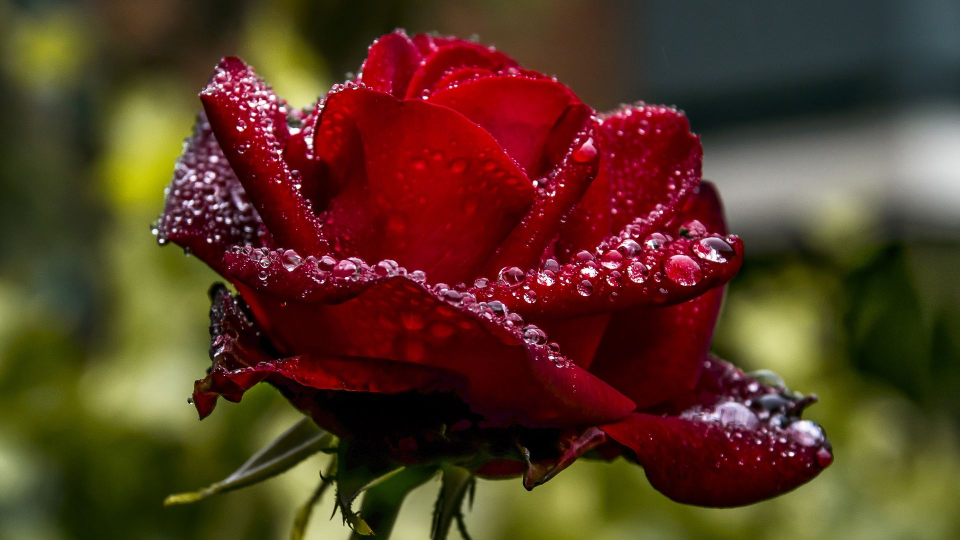
#> input picture BAIKTCUOIKY/img3.jpg, 1920 x 1080 px, given in place of dalat.jpg, which was not available (shown at 1/2 size)
$ jupyter execute --allow-errors LAB04.ipynb
#> lines starting #> are read from the running program, lines starting #| are printed output that depends on the picture; after the words box and inside, x2 and y2 are one past the last pixel; in counts of white or black regions, pixels touching at a corner belong together; pictures that were not available may be replaced by others from this repository, and a replacement may not be noted
[cell 1]
from PIL import Image
import numpy as np
import matplotlib.pylab as plt
from skimage.filters.thresholding import threshold_otsu

# Mở ảnh xám
data = Image.open(r"C:\Users\dat21\dalat.jpg").convert('L')
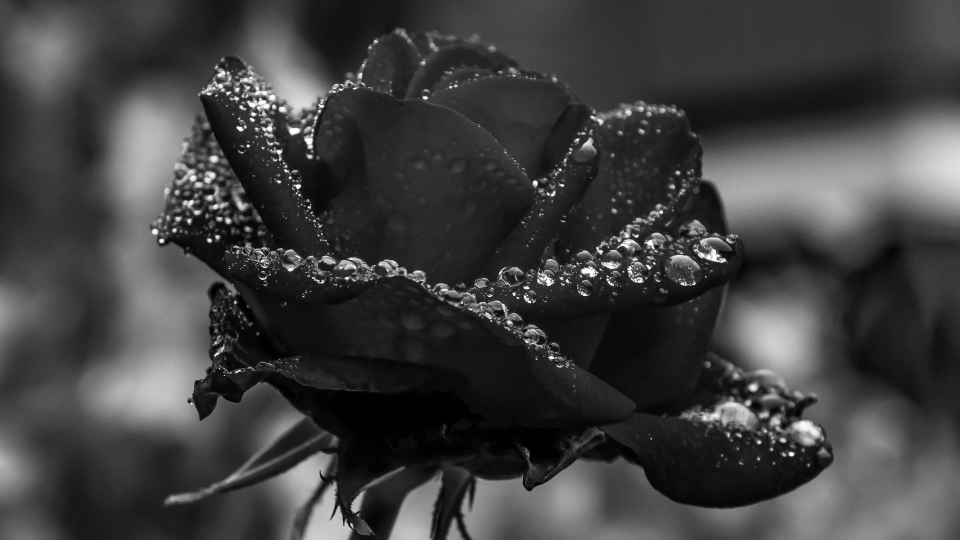
#> data: PIL image 1920x1080 L (shown at 1/2 size); min 0, max 255, mean 63.2
a = np.asarray(data)

roi = a[0:400, 0:500]
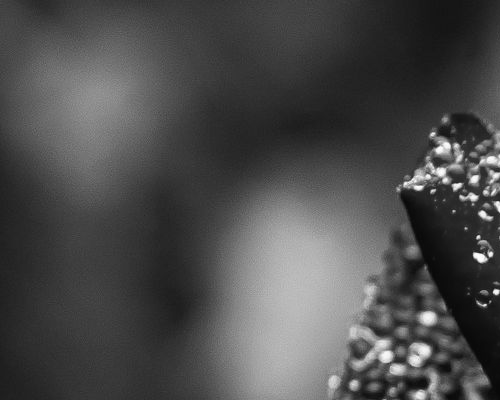
#> roi: shape (400, 500); min 8, max 254, mean 76


translated = np.zeros_like(a)
translated[0:400, 100:600] = roi
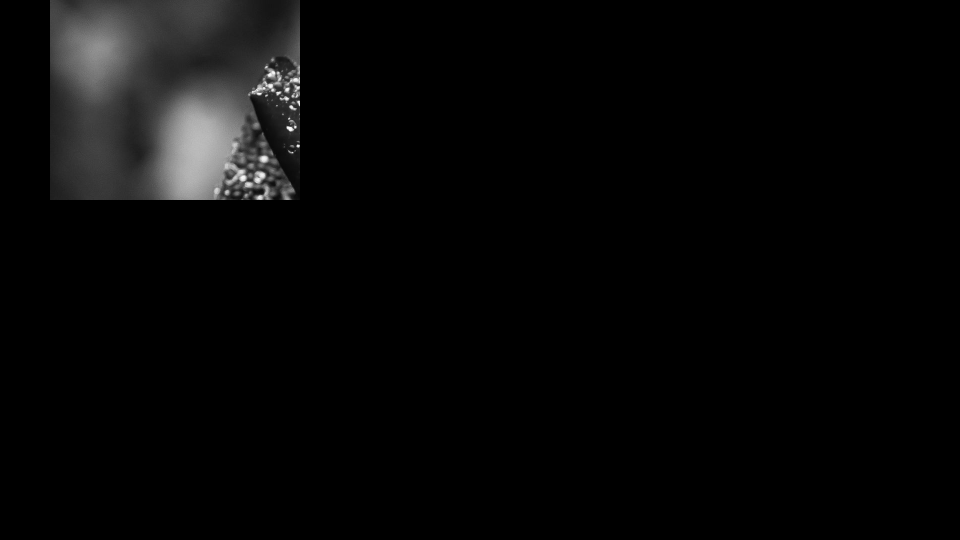
#> translated: shape (1080, 1920) (shown at 1/2 size); min 0, max 254, mean 7.3

thres = threshold_otsu(translated)
#> thres = 45
b = translated > (0.3 * thres)
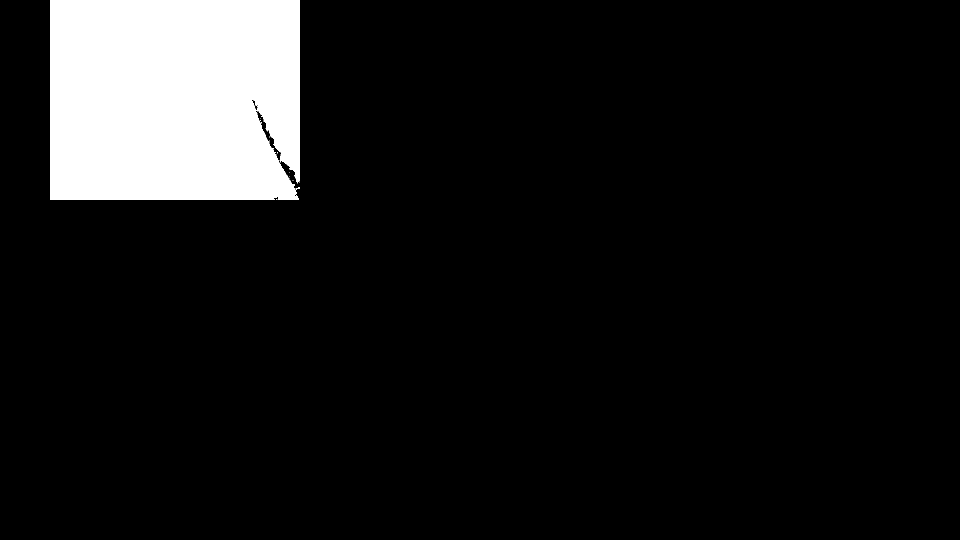
#> b: shape (1080, 1920) bool (shown at 1/2 size); 9.6% white; 22 white regions (21 under 20 px), largest, box (x1, y1, x2, y2) and area: (100, 0, 600, 400) 198005

result = Image.fromarray(b)

# Lưu + hiển thị
result.save("langbiang_result.jpg")
plt.imshow(result)
plt.title("LangBiang")
plt.show()

[cell 2]
from PIL import Image
import numpy as np
import matplotlib.pyplot as plt
import scipy.ndimage as nd

data = Image.open(r"C:\Users\dat21\dalat.jpg").convert('L')
a = np.asarray(data)
roi = a[0:345,1000:1400]
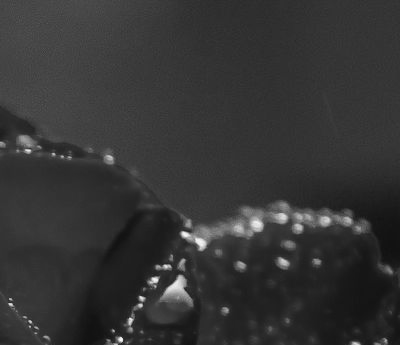
#> roi: shape (345, 400); min 17, max 247, mean 52.8
scaled = nd.zoom(roi, 1.2)
binary = scaled > 100
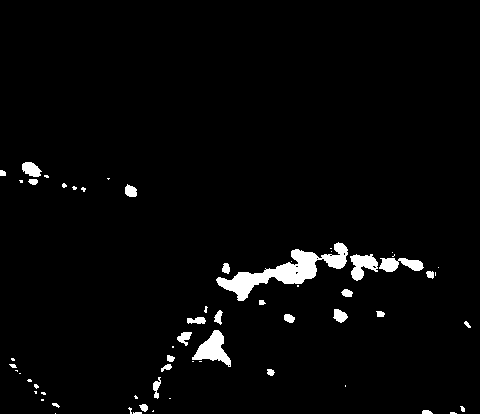
#> binary: shape (414, 480) bool; 2.8% white; 62 white regions (34 under 20 px), largest, box (x1, y1, x2, y2) and area: (216, 242, 348, 301) 2279, (192, 330, 231, 367) 685, (350, 254, 378, 281) 451
closed = nd.binary_closing(binary, structure=np.ones((5,5)), iterations=2)
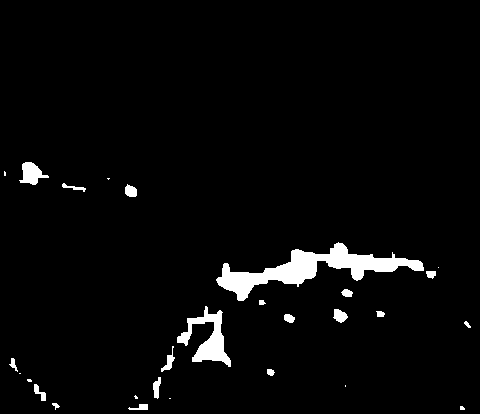
#> closed: shape (414, 480) bool; 3.3% white; 28 white regions (9 under 20 px), largest, box (x1, y1, x2, y2) and area: (216, 242, 424, 301) 3717, (177, 306, 231, 367) 1257, (19, 162, 49, 185) 379


#> (the rest of this cell did not finish here and is left out)

[cell 3]
from PIL import Image
import numpy as np
import matplotlib.pyplot as plt
import scipy.ndimage as nd

data = Image.open(r"C:\Users\dat21\dalat.jpg").convert('L')
a = np.asarray(data)
roi = a[0:345,1000:1400]
scaled = nd.zoom(roi, 1.2)
binary = scaled > 100
c = nd.binary_closing(binary, structure=np.ones((5,5)), iterations=2)


result = Image.fromarray(c)
result.save('quan_truong_lam_vien.jpg')

# Hiển thị
plt.imshow(result)
plt.show()

[cell 4]
import cv2
import numpy as np
from PIL import Image
from scipy.ndimage import binary_dilation, binary_erosion, binary_opening, binary_closing
from skimage.filters import threshold_local, threshold_otsu
from scipy.ndimage import rotate, shift, zoom

def main():
    print("==== MENU ====")
    print("1. Geometric Transformation")
    print("  1.1 Rotate")
    print("  1.2 Scale")
    print("  1.3 Shift")
    print("2. Coordinate Mapping")
    print("3. Segment")
    print("  3.1 Adaptive Thresholding")
    print("  3.2 Binary Dilation")
    print("  3.3 Binary Erosion")
    print("  3.4 Otsu")

    choice1 = input("Chọn chức năng chính: ")
#> the answer given: 1
    choice2 = input("Chọn chức năng phụ (Enter nếu không): ")
#> the answer given: 1

    # Load ảnh ví dụ
    img = Image.open('exercise/da_lat.jpg').convert('L')
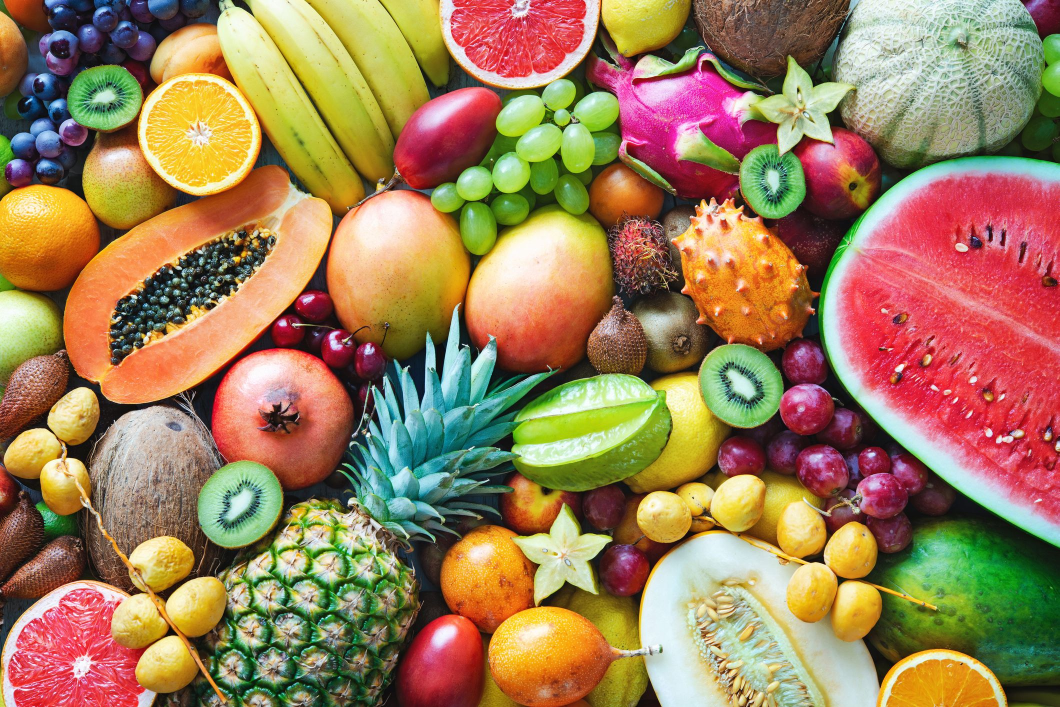
#> input picture BAIKTCUOIKY/pic1.jpg, 2119 x 1414 px, given in place of da_lat.jpg, which was not available (shown at 1/2 size)
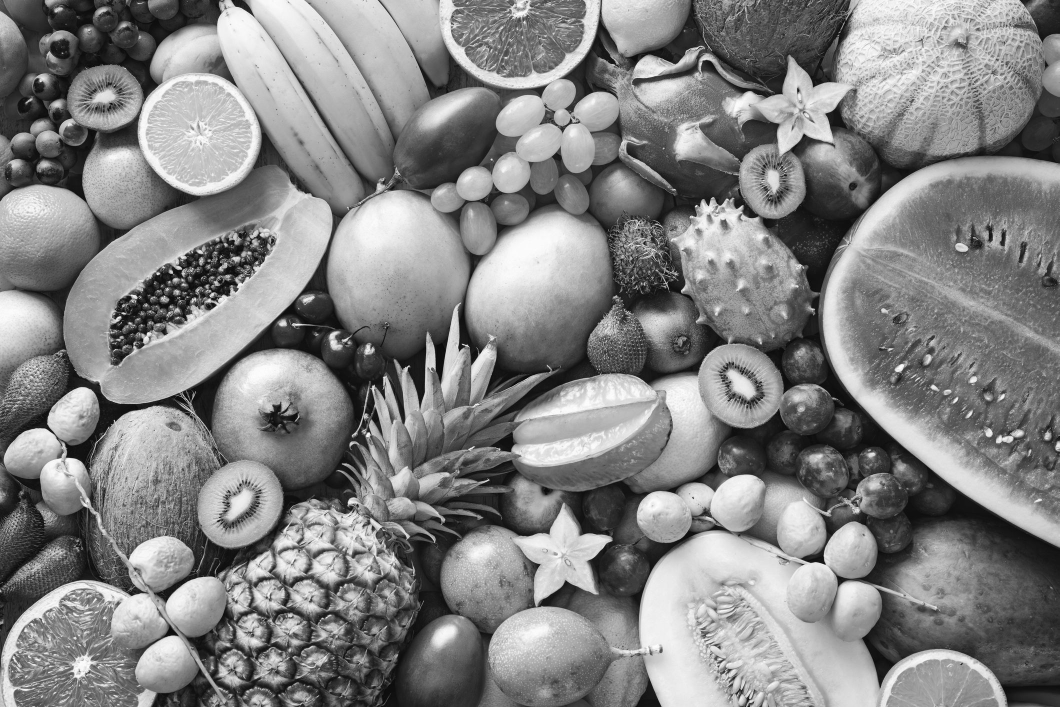
#> img: PIL image 2119x1414 L (shown at 1/2 size); min 0, max 255, mean 131.7
    arr = np.array(img)

    result = arr.copy()

    if choice1 == "1.1" or choice2 == "1.1":
        result = rotate(result, 45)
    if choice1 == "1.2" or choice2 == "1.2":
        result = zoom(result, 1.5)
    if choice1 == "1.3" or choice2 == "1.3":
        result = shift(result, (0, 50))
    if choice1 == "3.1" or choice2 == "3.1":
        t = threshold_local(result, 35, offset=10)
        result = result > t
    if choice1 == "3.2" or choice2 == "3.2":
        result = binary_dilation(result, iterations=5)
    if choice1 == "3.3" or choice2 == "3.3":
        result = binary_erosion(result, iterations=5)
    if choice1 == "3.4" or choice2 == "3.4":
        t = threshold_otsu(result)
        result = result > t

    # Lưu + Hiển thị
    output = Image.fromarray((result * 255).astype(np.uint8))
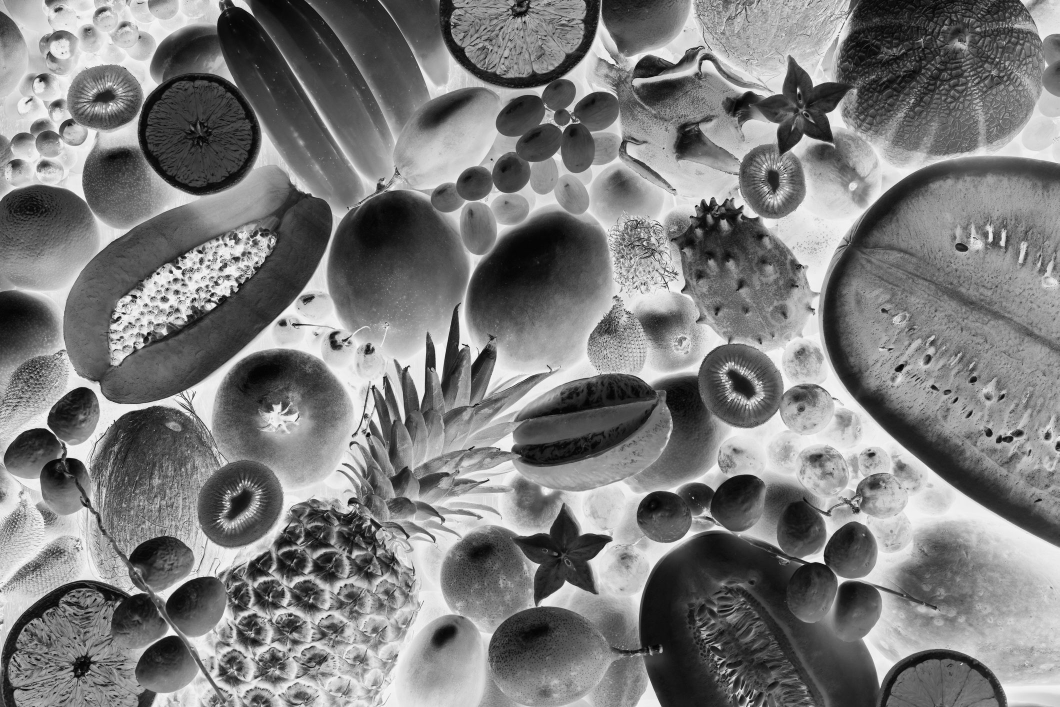
#> output: PIL image 2119x1414 L (shown at 1/2 size); min 0, max 255, mean 124.3
    output.save('output.jpg')
    output.show()

if __name__ == '__main__':
    main()
#> (the rest of this cell did not finish here and is left out)
